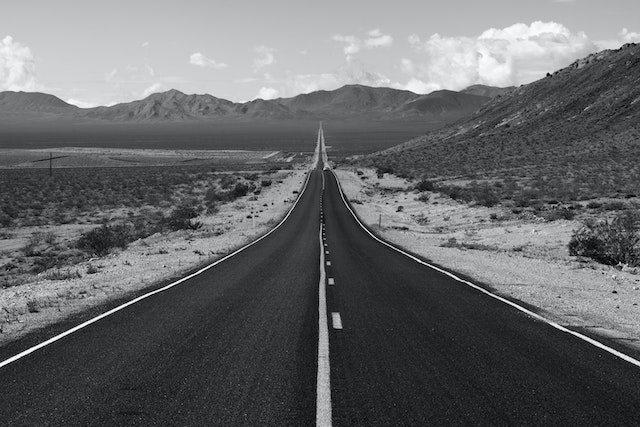
#> input picture lv2/road.jpg, 640 x 427 px
$ python zadatak_3b.py   (Python 2 division)
#> lines starting #> are read from the running program, lines starting #| are printed output that depends on the picture
import matplotlib.pyplot as plt
import numpy as np

img = plt.imread("road.jpg")
#> img is the input picture: shape (427, 640, 3); mean R, G, B 102.9, 103.9, 105.9

height, width, _ = img.shape
#> height = 427; width = 640

b1 = 0
b2 = height
#> b2 = 427
a1 = width / 4
#> a1 = 160
a2 = width / 2
#> a2 = 320

cropped_image = img[b1:b2, a1:a2]
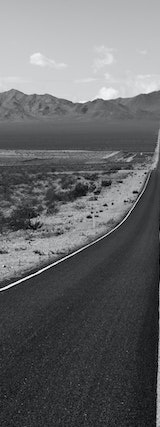
#> cropped_image: shape (427, 160, 3); mean R, G, B 102, 103, 105

plt.imshow(cropped_image)
plt.title('Druga četvrtina slike po širini')
plt.show()
